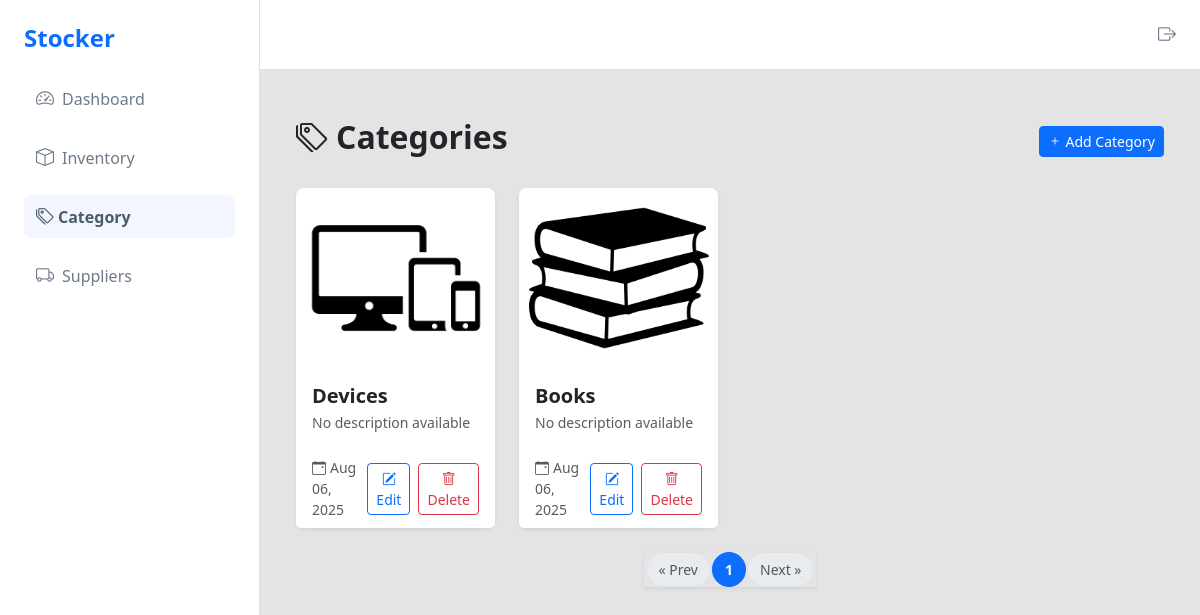
/inventory/categories/ (signed in), run on an earlier commit of the app's database.
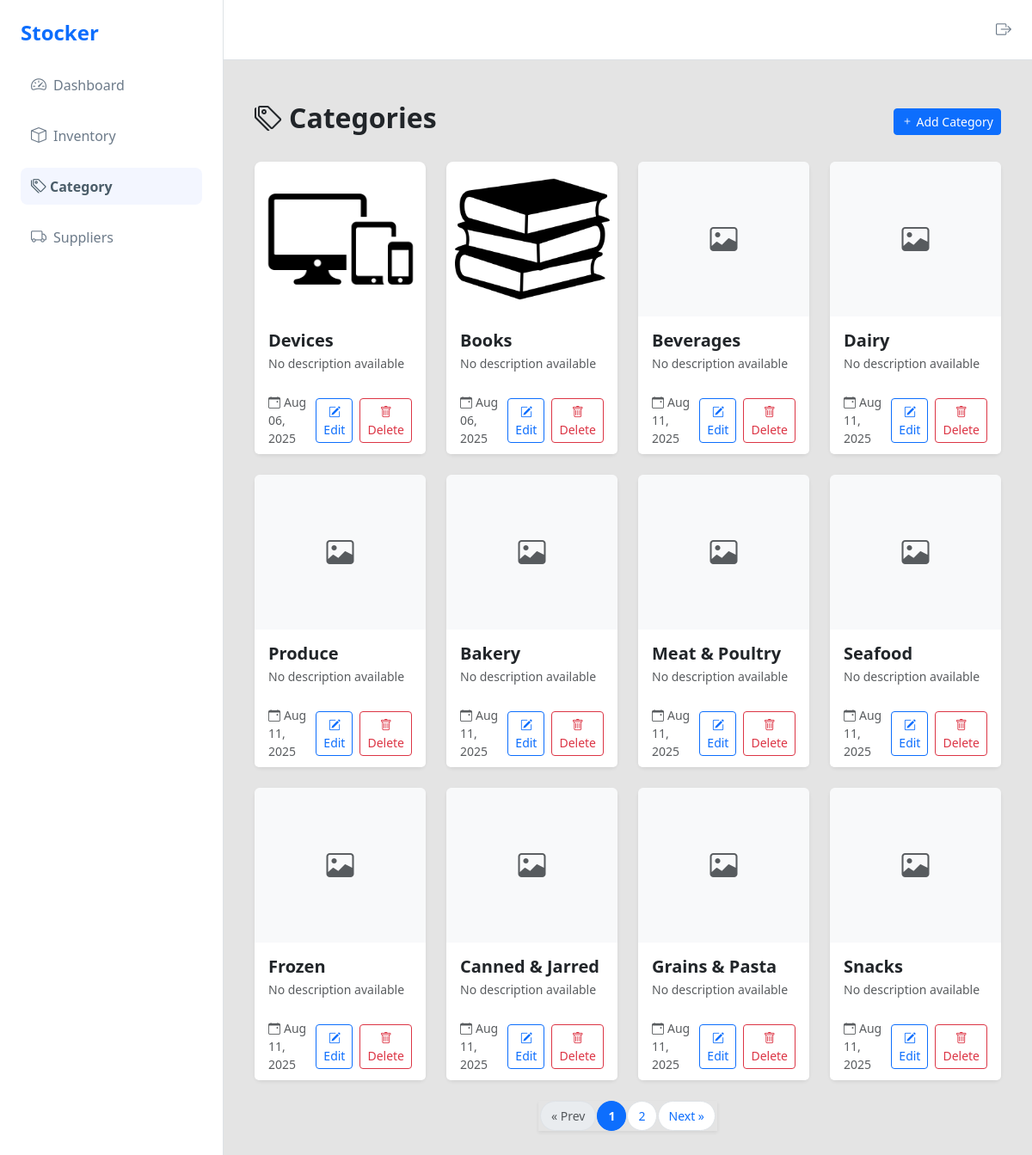
And on a later commit of the database.
### product/models.py (models this page shows, shortened)
class Category(models.Model):
    name = models.CharField(max_length=255, unique=True)
    description = models.TextField(blank=True, null=True)
    image = models.ImageField(upload_to='images/', blank=True, null=True)
    created_at = models.DateTimeField(auto_now_add=True)
    updated_at = models.DateTimeField(auto_now=True)

### product/views.py (the view)
# urls.py: path('categories/', views.categories_view, name='categories_view'),
@login_required
def categories_view(request: HttpRequest):
    categories = Category.objects.all()
    paginator = Paginator(categories, 12)
    page_number = request.GET.get("page")
    page_obj = paginator.get_page(page_number)
    params = request.GET.copy()
    params.pop('page', None)
    base_qs = params.urlencode()
    return render(request, 'categories/categories_page.html', {'base_qs': base_qs,'categories': page_obj, 'page_obj': page_obj})

### product/templates/categories/categories_page.html (shortened to what this page needs)
{% extends 'main/base.html' %}
{% load static %}
{% block main %}
<div class="container py-4">
  <div class="d-flex justify-content-between align-items-center mb-4">
        <h2 class="fw-bold"><i class="bi bi-tags me-2"></i>Categories</h2>
        {% if request.user.is_staff and perms.product.add_category%}
        <button class="btn btn-sm btn-primary"
                data-bs-toggle="modal" data-bs-target="#addCategoryModal">
        <i class="bi bi-plus"></i> Add Category
        </button>
        {% endif %}
  </div>
  {% if categories %}
    <div class="row g-4">
      {% for category in categories %}
        <div class="col-md-4 col-lg-3">
          <div class="card h-100 shadow-sm border-0 rounded-3">
            {% if category.image %}
              <img src="{{ category.image.url }}" class="card-img-top rounded-top"
                   alt="{{ category.name }}" style="height:180px;object-fit:contain;">
            {% else %}
              <div class="bg-light d-flex align-items-center justify-content-center rounded-top"
                   style="height:180px;">
                <i class="bi bi-image text-muted" style="font-size:2rem;"></i>
              </div>
            {% endif %}
            <div class="card-body">
              <h5 class="card-title fw-semibold mb-1">{{ category.name }}</h5>
              <p class="text-muted small mb-0">
                {{ category.description|default:"No description available" }}
              </p>
            </div>
            <div class="card-footer bg-white border-0 d-flex justify-content-between align-items-center">
              <small class="text-muted">
                <i class="bi bi-calendar-event me-1"></i>{{ category.created_at|date:"M d, Y" }}
              </small>
              <div class="d-flex gap-2">
                {% if request.user.is_staff and perms.product.edit_category%}
                <button class="btn btn-sm btn-outline-primary"
                        data-bs-toggle="modal" data-bs-target="#editCat{{ category.id }}">
                  <i class="bi bi-pencil-square"></i> Edit
                </button>
                {% endif %}
                {% if request.user.is_staff and perms.product.delete_category%}
                <button class="btn btn-sm btn-outline-danger"
                        data-bs-toggle="modal" data-bs-target="#delCat{{ category.id }}">
                  <i class="bi bi-trash"></i> Delete
                </button>
                {% endif %}
              </div>
            </div>
          </div>
        </div>
      {% endfor %}
    </div>
  {% else %}
    <div class="text-center text-muted py-5">
      <i class="bi bi-inbox" style="font-size:3rem;"></i>
      <p class="mt-3">No categories found.</p>
    </div>
  {% endif %}
  <nav class="mt-4 d-flex justify-content-center">
  <ul class="pagination pagination-sm pagination-rounded shadow-sm">
    {% if page_obj.has_previous %}
      <li class="page-item">
        <a class="page-link" href="?{% if base_qs %}{{ base_qs }}&{% endif %}page={{ page_obj.previous_page_number }}">
          &laquo; Prev
        </a>
      </li>
    {% else %}
      <li class="page-item disabled">
        <span class="page-link">&laquo; Prev</span>
      </li>
    {% endif %}
    {% for num in page_obj.paginator.page_range %}
      {% if num >= page_obj.number|add:'-2' and num <= page_obj.number|add:'2' %}
        <li class="page-item {% if page_obj.number == num %}active{% endif %}">
          <a class="page-link" href="?{% if base_qs %}{{ base_qs }}&{% endif %}page={{ num }}">{{ num }}</a>
        </li>
      {% endif %}
    {% endfor %}
    {% if page_obj.has_next %}
      <li class="page-item">
        <a class="page-link" href="?{% if base_qs %}{{ base_qs }}&{% endif %}page={{ page_obj.next_page_number }}">
          Next &raquo;
        </a>
      </li>
    {% else %}
      <li class="page-item disabled">
        <span class="page-link">Next &raquo;</span>
      </li>
    {% endif %}
  </ul>
</nav>
</div>
{% endblock %}

### main/templates/main/base.html (shortened to what this page needs)
    {% load static %}
    <!DOCTYPE html>
    <html lang="en">
    <head>
        <link rel="stylesheet" href="{% static 'css/style.css' %}">
        <link href="https://cdn.jsdelivr.net/npm/bootstrap@5.3.2/dist/css/bootstrap.min.css" rel="stylesheet">
        <link href="https://cdn.jsdelivr.net/npm/bootstrap-icons/font/bootstrap-icons.css" rel="stylesheet">
        </head>
        <body>
        <div class="d-flex">
            <div class="sidebar bg-white border-end" >
                <div class="p-4">
                    <h4 class="text-primary fw-bold mb-4">Stocker</h4>
                    <ul class="nav flex-column" style="gap: 1rem;">
                        <li class="nav-item">
                        <a href="{%url 'main:dashboard_view' %}" class="nav-link {% if '/dashboard/' in request.path %} active {% endif %}"><i class="bi bi-speedometer2 me-2"></i>Dashboard</a>
                        </li>
                        <li class="nav-item">
                        <a href="{% url 'product:inventory_view' %}"
                            class="nav-link {% if request.path == '/inventory/' %}active{% endif %}">
                            <i class="bi bi-box me-2"></i>Inventory
                        </a>
                        </li>
                        <li class="nav-item">
                        <a href="{% url 'product:categories_view' %}"
                            class="nav-link {% if request.path|slice:':22' == '/inventory/categories/' %}active{% endif %}">
                            <i class="bi bi-tags me-1"></i>Category
                        </a>
                        </li>
                        <li class="nav-item">
                        <a href="{% url 'product:suppliers_view' %}" class="nav-link {% if request.path|slice:':22' == '/inventory/suppliers/' %}active{% endif %}"><i class="bi bi-truck me-2"></i>Suppliers</a>
                        </li>
                    </ul>
                </div>
            </div>
            <div class="d-flex flex-column flex-grow-1">
            <div class="topbar d-flex align-items-center justify-content-end px-4 border-bottom bg-white w-100">
                <div class="d-flex align-items-center gap-4">
                    <a href="{% url 'accounts:logout_view' %}" title="Logout"
                    style="color: #6c7a89; font-size: 18px; display: flex; align-items: center;">
                        <i class="bi bi-box-arrow-right"></i>
                    </a>
                </div>
            </div>
                <div class="flex-grow-1 p-4">
                    {% block main %}
                    {% endblock %}
                </div>
                </div>
            </div>
</body>
</html>

### main/static/css/style.css (style rules this page uses)
body { font-family: 'Inter', sans-serif; background-color: rgb(228, 228, 228) !important; }
.sidebar { width: 250px; min-height: 100vh; }
.nav-link { color: #6c7a89 !important; font-weight: 500; padding: 10px 15px; border-radius: 6px; display: flex; align-items: center; font-size: 15px; text-decoration: none !important; }
.nav-link i { font-size: 18px; color: #6c7a89 !important; }
.nav-link.active { background-color: transparent; color: #4a5c68 !important; font-weight: 600; background-color: #c6c6c6; }
.nav-link.active i { color: #4a5c68 !important; }
.topbar { height: 70px; }
.card { border-radius: 10px; }
body { font-family: "Inter", system-ui, sans-serif; }
.d-flex > .sidebar { width: 260px; min-height: 100vh; flex: 0 0 260px; }
.sidebar .nav .nav-link { color: #445; padding: .5rem .75rem; border-radius: .5rem; }
.sidebar .nav .nav-link.active, .sidebar .nav .nav-link:hover { background: #f3f6ff; color: #0d6efd; }

### product/templates/categories/categories_page.html (style rules this page uses)
.pagination-rounded .page-link { border-radius: 50px !important; margin: 0 2px; padding: 6px 12px; transition: all 0.2s ease-in-out; }
.pagination-rounded .page-item.active .page-link { background-color: #0d6efd; border-color: #0d6efd; color: white; font-weight: 600; }

What changed in the data, as far as the page shows it:
added Category: name "Beverages", description "No description available", created_at "Aug 11, 2025"
added Category: name "Dairy", description "No description available", created_at "Aug 11, 2025"
added Category: name "Produce", description "No description available", created_at "Aug 11, 2025"
added Category: name "Bakery", description "No description available", created_at "Aug 11, 2025"
added Category: name "Meat & Poultry", description "No description available", created_at "Aug 11, 2025"
added Category: name "Seafood", description "No description available", created_at "Aug 11, 2025"
added Category: name "Frozen", description "No description available", created_at "Aug 11, 2025"
added Category: name "Canned & Jarred", description "No description available", created_at "Aug 11, 2025"
added Category: name "Grains & Pasta", description "No description available", created_at "Aug 11, 2025"
added Category: name "Snacks", description "No description available", created_at "Aug 11, 2025"
Also different on the page:
new list line: "2"
